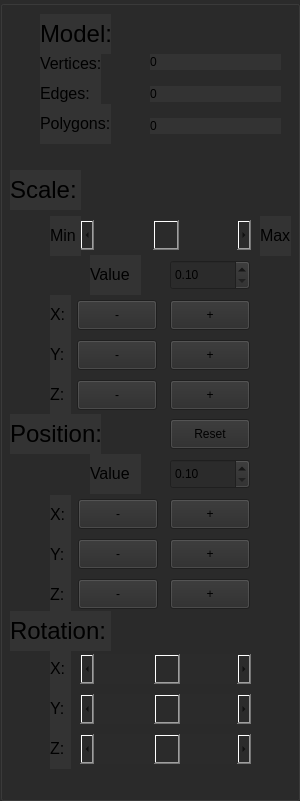
  <widget class="QGroupBox" name="Base">
   <property name="geometry">
    <rect>
     <x>1060</x>
     <y>0</y>
     <width>300</width>
     <height>801</height>
    </rect>
   </property>
   <property name="minimumSize">
    <size>
     <width>300</width>
     <height>801</height>
    </size>
   </property>
   <property name="maximumSize">
    <size>
     <width>300</width>
     <height>801</height>
    </size>
   </property>
   <property name="styleSheet">
    <string notr="true">background-color: rgb(43, 43, 43);</string>
   </property>
   <property name="title">
    <string/>
   </property>
   <widget class="QPushButton" name="pushButton_mv_z_minus">
    <property name="geometry">
     <rect>
      <x>78</x>
      <y>579</y>
      <width>80</width>
      <height>30</height>
     </rect>
    </property>
    <property name="minimumSize">
     <size>
      <width>80</width>
      <height>30</height>
     </size>
    </property>
    <property name="maximumSize">
     <size>
      <width>80</width>
      <height>30</height>
     </size>
    </property>
    <property name="text">
     <string>-</string>
    </property>
   </widget>
   <widget class="QPushButton" name="pushButton_mv_y_plus">
    <property name="geometry">
     <rect>
      <x>170</x>
      <y>539</y>
      <width>80</width>
      <height>30</height>
     </rect>
    </property>
    <property name="minimumSize">
     <size>
      <width>80</width>
      <height>30</height>
     </size>
    </property>
    <property name="maximumSize">
     <size>
      <width>80</width>
      <height>30</height>
     </size>
    </property>
    <property name="text">
     <string>+</string>
    </property>
   </widget>
   <widget class="QPushButton" name="pushButton_mv_x_minus">
    <property name="geometry">
     <rect>
      <x>78</x>
      <y>499</y>
      <width>80</width>
      <height>30</height>
     </rect>
    </property>
    <property name="minimumSize">
     <size>
      <width>80</width>
      <height>30</height>
     </size>
    </property>
    <property name="maximumSize">
     <size>
      <width>80</width>
      <height>30</height>
     </size>
    </property>
    <property name="text">
     <string>-</string>
    </property>
   </widget>
   <widget class="QPushButton" name="pushButton_mv_z_plus">
    <property name="geometry">
     <rect>
      <x>170</x>
      <y>579</y>
      <width>80</width>
      <height>30</height>
     </rect>
    </property>
    <property name="minimumSize">
     <size>
      <width>80</width>
      <height>30</height>
     </size>
    </property>
    <property name="maximumSize">
     <size>
      <width>80</width>
      <height>30</height>
     </size>
    </property>
    <property name="text">
     <string>+</string>
    </property>
   </widget>
   <widget class="QPushButton" name="pushButton_mv_y_minus">
    <property name="geometry">
     <rect>
      <x>78</x>
      <y>539</y>
      <width>80</width>
      <height>30</height>
     </rect>
    </property>
    <property name="minimumSize">
     <size>
      <width>80</width>
      <height>30</height>
     </size>
    </property>
    <property name="maximumSize">
     <size>
      <width>80</width>
      <height>30</height>
     </size>
    </property>
    <property name="text">
     <string>-</string>
    </property>
   </widget>
   <widget class="QDoubleSpinBox" name="doubleSpinBox_mv_value">
    <property name="geometry">
     <rect>
      <x>170</x>
      <y>459</y>
      <width>80</width>
      <height>30</height>
     </rect>
    </property>
    <property name="minimumSize">
     <size>
      <width>80</width>
      <height>30</height>
     </size>
    </property>
    <property name="maximumSize">
     <size>
      <width>80</width>
      <height>30</height>
     </size>
    </property>
    <property name="minimum">
     <double>0.100000000000000</double>
    </property>
    <property name="maximum">
     <double>1.000000000000000</double>
    </property>
    <property name="singleStep">
     <double>0.100000000000000</double>
    </property>
    <property name="value">
     <double>0.100000000000000</double>
    </property>
   </widget>
   <widget class="QPushButton" name="pushButton_mv_x_plus">
    <property name="geometry">
     <rect>
      <x>170</x>
      <y>499</y>
      <width>80</width>
      <height>30</height>
     </rect>
    </property>
    <property name="minimumSize">
     <size>
      <width>80</width>
      <height>30</height>
     </size>
    </property>
    <property name="maximumSize">
     <size>
      <width>80</width>
      <height>30</height>
     </size>
    </property>
    <property name="text">
     <string>+</string>
    </property>
   </widget>
   <widget class="QScrollBar" name="horizontalScrollBar_rot_z">
    <property name="geometry">
     <rect>
      <x>80</x>
      <y>734</y>
      <width>171</width>
      <height>30</height>
     </rect>
    </property>
    <property name="minimumSize">
     <size>
      <width>171</width>
      <height>30</height>
     </size>
    </property>
    <property name="maximumSize">
     <size>
      <width>171</width>
      <height>30</height>
     </size>
    </property>
    <property name="minimum">
     <number>-36</number>
    </property>
    <property name="maximum">
     <number>36</number>
    </property>
    <property name="pageStep">
     <number>1</number>
    </property>
    <property name="value">
     <number>1</number>
    </property>
    <property name="orientation">
     <enum>Qt::Horizontal</enum>
    </property>
   </widget>
   <widget class="QScrollBar" name="horizontalScrollBar_rot_y">
    <property name="geometry">
     <rect>
      <x>80</x>
      <y>694</y>
      <width>171</width>
      <height>30</height>
     </rect>
    </property>
    <property name="minimumSize">
     <size>
      <width>171</width>
      <height>30</height>
     </size>
    </property>
    <property name="maximumSize">
     <size>
      <width>171</width>
      <height>30</height>
     </size>
    </property>
    <property name="minimum">
     <number>-36</number>
    </property>
    <property name="maximum">
     <number>36</number>
    </property>
    <property name="pageStep">
     <number>1</number>
    </property>
    <property name="value">
     <number>1</number>
    </property>
    <property name="orientation">
     <enum>Qt::Horizontal</enum>
    </property>
   </widget>
   <widget class="QScrollBar" name="horizontalScrollBar_rot_x">
    <property name="geometry">
     <rect>
      <x>80</x>
      <y>654</y>
      <width>171</width>
      <height>30</height>
     </rect>
    </property>
    <property name="minimumSize">
     <size>
      <width>171</width>
      <height>30</height>
     </size>
    </property>
    <property name="maximumSize">
     <size>
      <width>171</width>
      <height>30</height>
     </size>
    </property>
    <property name="minimum">
     <number>-36</number>
    </property>
    <property name="maximum">
     <number>36</number>
    </property>
    <property name="pageStep">
     <number>1</number>
    </property>
    <property name="value">
     <number>1</number>
    </property>
    <property name="orientation">
     <enum>Qt::Horizontal</enum>
    </property>
   </widget>
   <widget class="QLabel" name="label_36">
    <property name="enabled">
     <bool>true</bool>
    </property>
    <property name="geometry">
     <rect>
      <x>10</x>
      <y>611</y>
      <width>101</width>
      <height>40</height>
     </rect>
    </property>
    <property name="minimumSize">
     <size>
      <width>0</width>
      <height>40</height>
     </size>
    </property>
    <property name="maximumSize">
     <size>
      <width>16777215</width>
      <height>40</height>
     </size>
    </property>
    <property name="font">
     <font>
      <family>Arial</family>
      <pointsize>18</pointsize>
      <italic>false</italic>
      <bold>false</bold>
     </font>
    </property>
    <property name="styleSheet">
     <string notr="true">background-color: rgb(51, 51, 51);</string>
    </property>
    <property name="text">
     <string>&lt;html&gt;&lt;head/&gt;&lt;body&gt;&lt;p&gt;Rotation:&lt;/p&gt;&lt;/body&gt;&lt;/html&gt;</string>
    </property>
   </widget>
   <widget class="QLabel" name="label_37">
    <property name="geometry">
     <rect>
      <x>10</x>
      <y>414</y>
      <width>91</width>
      <height>40</height>
     </rect>
    </property>
    <property name="minimumSize">
     <size>
      <width>0</width>
      <height>40</height>
     </size>
    </property>
    <property name="maximumSize">
     <size>
      <width>16777215</width>
      <height>40</height>
     </size>
    </property>
    <property name="font">
     <font>
      <family>Arial</family>
      <pointsize>18</pointsize>
      <italic>false</italic>
      <bold>false</bold>
     </font>
    </property>
    <property name="styleSheet">
     <string notr="true">background-color: rgb(51, 51, 51);</string>
    </property>
    <property name="text">
     <string>&lt;html&gt;&lt;head/&gt;&lt;body&gt;&lt;p&gt;Position:&lt;/p&gt;&lt;/body&gt;&lt;/html&gt;</string>
    </property>
   </widget>
   <widget class="QDoubleSpinBox" name="doubleSpinBox_sc_value">
    <property name="geometry">
     <rect>
      <x>170</x>
      <y>260</y>
      <width>80</width>
      <height>30</height>
     </rect>
    </property>
    <property name="minimumSize">
     <size>
      <width>80</width>
      <height>30</height>
     </size>
    </property>
    <property name="maximumSize">
     <size>
      <width>80</width>
      <height>30</height>
     </size>
    </property>
    <property name="minimum">
     <double>0.100000000000000</double>
    </property>
    <property name="maximum">
     <double>0.900000000000000</double>
    </property>
    <property name="singleStep">
     <double>0.100000000000000</double>
    </property>
   </widget>
   <widget class="QScrollBar" name="horizontalScrollBar">
    <property name="geometry">
     <rect>
      <x>80</x>
      <y>220</y>
      <width>171</width>
      <height>30</height>
     </rect>
    </property>
    <property name="minimumSize">
     <size>
      <width>171</width>
      <height>30</height>
     </size>
    </property>
    <property name="maximumSize">
     <size>
      <width>171</width>
      <height>30</height>
     </size>
    </property>
    <property name="styleSheet">
     <string notr="true"/>
    </property>
    <property name="minimum">
     <number>-500</number>
    </property>
    <property name="maximum">
     <number>500</number>
    </property>
    <property name="pageStep">
     <number>1</number>
    </property>
    <property name="value">
     <number>1</number>
    </property>
    <property name="orientation">
     <enum>Qt::Horizontal</enum>
    </property>
   </widget>
   <widget class="QLabel" name="label_45">
    <property name="geometry">
     <rect>
      <x>90</x>
      <y>255</y>
      <width>51</width>
      <height>40</height>
     </rect>
    </property>
    <property name="minimumSize">
     <size>
      <width>0</width>
      <height>40</height>
     </size>
    </property>
    <property name="maximumSize">
     <size>
      <width>16777215</width>
      <height>40</height>
     </size>
    </property>
    <property name="font">
     <font>
      <family>Arial</family>
      <pointsize>18</pointsize>
      <italic>false</italic>
      <bold>false</bold>
     </font>
    </property>
    <property name="styleSheet">
     <string notr="true">background-color: rgb(51, 51, 51);</string>
    </property>
    <property name="text">
     <string>&lt;html&gt;&lt;head/&gt;&lt;body&gt;&lt;p&gt;&lt;span style=&quot; font-size:12pt;&quot;&gt;Value&lt;/span&gt;&lt;/p&gt;&lt;/body&gt;&lt;/html&gt;</string>
    </property>
   </widget>
   <widget class="QLabel" name="label_46">
    <property name="geometry">
     <rect>
      <x>90</x>
      <y>454</y>
      <width>51</width>
      <height>40</height>
     </rect>
    </property>
    <property name="minimumSize">
     <size>
      <width>0</width>
      <height>40</height>
     </size>
    </property>
    <property name="maximumSize">
     <size>
      <width>16777215</width>
      <height>40</height>
     </size>
    </property>
    <property name="font">
     <font>
      <family>Arial</family>
      <pointsize>18</pointsize>
      <italic>false</italic>
      <bold>false</bold>
     </font>
    </property>
    <property name="styleSheet">
     <string notr="true">background-color: rgb(51, 51, 51);</string>
    </property>
    <property name="text">
     <string>&lt;html&gt;&lt;head/&gt;&lt;body&gt;&lt;p&gt;&lt;span style=&quot; font-size:12pt;&quot;&gt;Value&lt;/span&gt;&lt;/p&gt;&lt;/body&gt;&lt;/html&gt;</string>
    </property>
   </widget>
   <widget class="QLabel" name="label_47">
    <property name="geometry">
     <rect>
      <x>50</x>
      <y>216</y>
      <width>31</width>
      <height>40</height>
     </rect>
    </property>
    <property name="minimumSize">
     <size>
      <width>30</width>
      <height>30</height>
     </size>
    </property>
    <property name="maximumSize">
     <size>
      <width>16777215</width>
      <height>40</height>
     </size>
    </property>
    <property name="font">
     <font>
      <family>Arial</family>
      <pointsize>18</pointsize>
      <italic>false</italic>
      <bold>false</bold>
     </font>
    </property>
    <property name="styleSheet">
     <string notr="true">background-color: rgb(51, 51, 51);</string>
    </property>
    <property name="text">
     <string>&lt;html&gt;&lt;head/&gt;&lt;body&gt;&lt;p&gt;&lt;span style=&quot; font-size:12pt;&quot;&gt;Min&lt;/span&gt;&lt;/p&gt;&lt;/body&gt;&lt;/html&gt;</string>
    </property>
   </widget>
   <widget class="QLabel" name="label_50">
    <property name="geometry">
     <rect>
      <x>260</x>
      <y>216</y>
      <width>31</width>
      <height>40</height>
     </rect>
    </property>
    <property name="minimumSize">
     <size>
      <width>30</width>
      <height>30</height>
     </size>
    </property>
    <property name="maximumSize">
     <size>
      <width>16777215</width>
      <height>40</height>
     </size>
    </property>
    <property name="font">
     <font>
      <family>Arial</family>
      <pointsize>18</pointsize>
      <italic>false</italic>
      <bold>false</bold>
     </font>
    </property>
    <property name="styleSheet">
     <string notr="true">background-color: rgb(51, 51, 51);</string>
    </property>
    <property name="text">
     <string>&lt;html&gt;&lt;head/&gt;&lt;body&gt;&lt;p&gt;&lt;span style=&quot; font-size:12pt;&quot;&gt;Max&lt;/span&gt;&lt;/p&gt;&lt;/body&gt;&lt;/html&gt;</string>
    </property>
   </widget>
   <widget class="QPushButton" name="pushButton_reset">
    <property name="geometry">
     <rect>
      <x>170</x>
      <y>419</y>
      <width>80</width>
      <height>30</height>
     </rect>
    </property>
    <property name="minimumSize">
     <size>
      <width>80</width>
      <height>30</height>
     </size>
    </property>
    <property name="maximumSize">
     <size>
      <width>80</width>
      <height>30</height>
     </size>
    </property>
    <property name="styleSheet">
     <string notr="true"/>
    </property>
    <property name="text">
     <string>Reset</string>
    </property>
   </widget>
   <widget class="QPushButton" name="pushButton_sc_z_plus">
    <property name="geometry">
     <rect>
      <x>170</x>
      <y>380</y>
      <width>80</width>
      <height>30</height>
     </rect>
    </property>
    <property name="minimumSize">
     <size>
      <width>80</width>
      <height>30</height>
     </size>
    </property>
    <property name="maximumSize">
     <size>
      <width>80</width>
      <height>30</height>
     </size>
    </property>
    <property name="text">
     <string>+</string>
    </property>
   </widget>
   <widget class="QPushButton" name="pushButton_sc_x_minus">
    <property name="geometry">
     <rect>
      <x>77</x>
      <y>300</y>
      <width>80</width>
      <height>30</height>
     </rect>
    </property>
    <property name="minimumSize">
     <size>
      <width>80</width>
      <height>30</height>
     </size>
    </property>
    <property name="maximumSize">
     <size>
      <width>80</width>
      <height>30</height>
     </size>
    </property>
    <property name="text">
     <string>-</string>
    </property>
   </widget>
   <widget class="QPushButton" name="pushButton_sc_y_minus">
    <property name="geometry">
     <rect>
      <x>77</x>
      <y>340</y>
      <width>80</width>
      <height>30</height>
     </rect>
    </property>
    <property name="minimumSize">
     <size>
      <width>80</width>
      <height>30</height>
     </size>
    </property>
    <property name="maximumSize">
     <size>
      <width>80</width>
      <height>30</height>
     </size>
    </property>
    <property name="text">
     <string>-</string>
    </property>
   </widget>
   <widget class="QPushButton" name="pushButton_sc_z_minus">
    <property name="geometry">
     <rect>
      <x>77</x>
      <y>380</y>
      <width>80</width>
      <height>30</height>
     </rect>
    </property>
    <property name="minimumSize">
     <size>
      <width>80</width>
      <height>30</height>
     </size>
    </property>
    <property name="maximumSize">
     <size>
      <width>80</width>
      <height>30</height>
     </size>
    </property>
    <property name="text">
     <string>-</string>
    </property>
   </widget>
   <widget class="QPushButton" name="pushButton_sc_x_plus">
    <property name="geometry">
     <rect>
      <x>170</x>
      <y>300</y>
      <width>80</width>
      <height>30</height>
     </rect>
    </property>
    <property name="minimumSize">
     <size>
      <width>80</width>
      <height>30</height>
     </size>
    </property>
    <property name="maximumSize">
     <size>
      <width>80</width>
      <height>30</height>
     </size>
    </property>
    <property name="text">
     <string>+</string>
    </property>
   </widget>
   <widget class="QPushButton" name="pushButton_sc_y_plus">
    <property name="geometry">
     <rect>
      <x>170</x>
      <y>340</y>
      <width>80</width>
      <height>30</height>
     </rect>
    </property>
    <property name="minimumSize">
     <size>
      <width>80</width>
      <height>30</height>
     </size>
    </property>
    <property name="maximumSize">
     <size>
      <width>80</width>
      <height>30</height>
     </size>
    </property>
    <property name="text">
     <string>+</string>
    </property>
   </widget>
   <widget class="QLabel" name="label_info_e">
    <property name="geometry">
     <rect>
      <x>150</x>
      <y>86</y>
      <width>131</width>
      <height>16</height>
     </rect>
    </property>
    <property name="styleSheet">
     <string notr="true">background-color: rgb(51, 51, 51);</string>
    </property>
    <property name="text">
     <string>0</string>
    </property>
   </widget>
   <widget class="QLabel" name="label_info_v">
    <property name="geometry">
     <rect>
      <x>150</x>
      <y>54</y>
      <width>131</width>
      <height>16</height>
     </rect>
    </property>
    <property name="styleSheet">
     <string notr="true">background-color: rgb(51, 51, 51);</string>
    </property>
    <property name="text">
     <string>0</string>
    </property>
   </widget>
   <widget class="QLabel" name="label_info_p">
    <property name="geometry">
     <rect>
      <x>150</x>
      <y>118</y>
      <width>131</width>
      <height>16</height>
     </rect>
    </property>
    <property name="styleSheet">
     <string notr="true">background-color: rgb(51, 51, 51);</string>
    </property>
    <property name="text">
     <string>0</string>
    </property>
   </widget>
   <widget class="QLabel" name="label_51">
    <property name="geometry">
     <rect>
      <x>40</x>
      <y>44</y>
      <width>61</width>
      <height>40</height>
     </rect>
    </property>
    <property name="minimumSize">
     <size>
      <width>0</width>
      <height>40</height>
     </size>
    </property>
    <property name="maximumSize">
     <size>
      <width>16777215</width>
      <height>40</height>
     </size>
    </property>
    <property name="font">
     <font>
      <family>Arial</family>
      <pointsize>18</pointsize>
      <italic>false</italic>
      <bold>false</bold>
     </font>
    </property>
    <property name="styleSheet">
     <string notr="true">background-color: rgb(51, 51, 51);</string>
    </property>
    <property name="text">
     <string>&lt;html&gt;&lt;head/&gt;&lt;body&gt;&lt;p&gt;&lt;span style=&quot; font-size:12pt;&quot;&gt;Vertices:&lt;/span&gt;&lt;/p&gt;&lt;/body&gt;&lt;/html&gt;</string>
    </property>
   </widget>
   <widget class="QLabel" name="label_52">
    <property name="geometry">
     <rect>
      <x>40</x>
      <y>74</y>
      <width>61</width>
      <height>40</height>
     </rect>
    </property>
    <property name="minimumSize">
     <size>
      <width>0</width>
      <height>40</height>
     </size>
    </property>
    <property name="maximumSize">
     <size>
      <width>16777215</width>
      <height>40</height>
     </size>
    </property>
    <property name="font">
     <font>
      <family>Arial</family>
      <pointsize>18</pointsize>
      <italic>false</italic>
      <bold>false</bold>
     </font>
    </property>
    <property name="styleSheet">
     <string notr="true">background-color: rgb(51, 51, 51);</string>
    </property>
    <property name="text">
     <string>&lt;html&gt;&lt;head/&gt;&lt;body&gt;&lt;p&gt;&lt;span style=&quot; font-size:12pt;&quot;&gt;Edges:&lt;/span&gt;&lt;/p&gt;&lt;/body&gt;&lt;/html&gt;</string>
    </property>
   </widget>
   <widget class="QLabel" name="label_53">
    <property name="geometry">
     <rect>
      <x>40</x>
      <y>104</y>
      <width>71</width>
      <height>40</height>
     </rect>
    </property>
    <property name="minimumSize">
     <size>
      <width>0</width>
      <height>40</height>
     </size>
    </property>
    <property name="maximumSize">
     <size>
      <width>16777215</width>
      <height>40</height>
     </size>
    </property>
    <property name="font">
     <font>
      <family>Arial</family>
      <pointsize>18</pointsize>
      <italic>false</italic>
      <bold>false</bold>
     </font>
    </property>
    <property name="styleSheet">
     <string notr="true">background-color: rgb(51, 51, 51);</string>
    </property>
    <property name="text">
     <string>&lt;html&gt;&lt;head/&gt;&lt;body&gt;&lt;p&gt;&lt;span style=&quot; font-size:12pt;&quot;&gt;Polygons:&lt;/span&gt;&lt;/p&gt;&lt;/body&gt;&lt;/html&gt;</string>
    </property>
   </widget>
   <widget class="QLabel" name="label_54">
    <property name="geometry">
     <rect>
      <x>40</x>
      <y>14</y>
      <width>71</width>
      <height>40</height>
     </rect>
    </property>
    <property name="minimumSize">
     <size>
      <width>0</width>
      <height>40</height>
     </size>
    </property>
    <property name="maximumSize">
     <size>
      <width>16777215</width>
      <height>40</height>
     </size>
    </property>
    <property name="font">
     <font>
      <family>Arial</family>
      <pointsize>18</pointsize>
      <italic>false</italic>
      <bold>false</bold>
     </font>
    </property>
    <property name="styleSheet">
     <string notr="true">background-color: rgb(51, 51, 51);</string>
    </property>
    <property name="text">
     <string>&lt;html&gt;&lt;head/&gt;&lt;body&gt;&lt;p&gt;Model:&lt;/p&gt;&lt;/body&gt;&lt;/html&gt;</string>
    </property>
   </widget>
   <widget class="QLabel" name="label_55">
    <property name="geometry">
     <rect>
      <x>10</x>
      <y>170</y>
      <width>71</width>
      <height>40</height>
     </rect>
    </property>
    <property name="minimumSize">
     <size>
      <width>0</width>
      <height>40</height>
     </size>
    </property>
    <property name="maximumSize">
     <size>
      <width>16777215</width>
      <height>40</height>
     </size>
    </property>
    <property name="font">
     <font>
      <family>Arial</family>
      <pointsize>18</pointsize>
      <italic>false</italic>
      <bold>false</bold>
     </font>
    </property>
    <property name="styleSheet">
     <string notr="true">background-color: rgb(51, 51, 51);</string>
    </property>
    <property name="text">
     <string>&lt;html&gt;&lt;head/&gt;&lt;body&gt;&lt;p&gt;Scale:&lt;/p&gt;&lt;/body&gt;&lt;/html&gt;</string>
    </property>
   </widget>
   <widget class="QLabel" name="label_60">
    <property name="geometry">
     <rect>
      <x>50</x>
      <y>295</y>
      <width>21</width>
      <height>40</height>
     </rect>
    </property>
    <property name="minimumSize">
     <size>
      <width>0</width>
      <height>40</height>
     </size>
    </property>
    <property name="maximumSize">
     <size>
      <width>16777215</width>
      <height>40</height>
     </size>
    </property>
    <property name="font">
     <font>
      <family>Arial</family>
      <pointsize>18</pointsize>
      <italic>false</italic>
      <bold>false</bold>
     </font>
    </property>
    <property name="styleSheet">
     <string notr="true">background-color: rgb(51, 51, 51);</string>
    </property>
    <property name="text">
     <string>&lt;html&gt;&lt;head/&gt;&lt;body&gt;&lt;p&gt;&lt;span style=&quot; font-size:12pt;&quot;&gt;X:&lt;/span&gt;&lt;/p&gt;&lt;/body&gt;&lt;/html&gt;</string>
    </property>
   </widget>
   <widget class="QLabel" name="label_61">
    <property name="geometry">
     <rect>
      <x>50</x>
      <y>335</y>
      <width>21</width>
      <height>40</height>
     </rect>
    </property>
    <property name="minimumSize">
     <size>
      <width>0</width>
      <height>40</height>
     </size>
    </property>
    <property name="maximumSize">
     <size>
      <width>16777215</width>
      <height>40</height>
     </size>
    </property>
    <property name="font">
     <font>
      <family>Arial</family>
      <pointsize>18</pointsize>
      <italic>false</italic>
      <bold>false</bold>
     </font>
    </property>
    <property name="styleSheet">
     <string notr="true">background-color: rgb(51, 51, 51);</string>
    </property>
    <property name="text">
     <string>&lt;html&gt;&lt;head/&gt;&lt;body&gt;&lt;p&gt;&lt;span style=&quot; font-size:12pt;&quot;&gt;Y:&lt;/span&gt;&lt;/p&gt;&lt;/body&gt;&lt;/html&gt;</string>
    </property>
   </widget>
   <widget class="QLabel" name="label_62">
    <property name="geometry">
     <rect>
      <x>50</x>
      <y>375</y>
      <width>21</width>
      <height>40</height>
     </rect>
    </property>
    <property name="minimumSize">
     <size>
      <width>0</width>
      <height>40</height>
     </size>
    </property>
    <property name="maximumSize">
     <size>
      <width>16777215</width>
      <height>40</height>
     </size>
    </property>
    <property name="font">
     <font>
      <family>Arial</family>
      <pointsize>18</pointsize>
      <italic>false</italic>
      <bold>false</bold>
     </font>
    </property>
    <property name="styleSheet">
     <string notr="true">background-color: rgb(51, 51, 51);</string>
    </property>
    <property name="text">
     <string>&lt;html&gt;&lt;head/&gt;&lt;body&gt;&lt;p&gt;&lt;span style=&quot; font-size:12pt;&quot;&gt;Z:&lt;/span&gt;&lt;/p&gt;&lt;/body&gt;&lt;/html&gt;</string>
    </property>
   </widget>
   <widget class="QLabel" name="label_63">
    <property name="geometry">
     <rect>
      <x>50</x>
      <y>575</y>
      <width>21</width>
      <height>40</height>
     </rect>
    </property>
    <property name="minimumSize">
     <size>
      <width>0</width>
      <height>40</height>
     </size>
    </property>
    <property name="maximumSize">
     <size>
      <width>16777215</width>
      <height>40</height>
     </size>
    </property>
    <property name="font">
     <font>
      <family>Arial</family>
      <pointsize>18</pointsize>
      <italic>false</italic>
      <bold>false</bold>
     </font>
    </property>
    <property name="styleSheet">
     <string notr="true">background-color: rgb(51, 51, 51);</string>
    </property>
    <property name="text">
     <string>&lt;html&gt;&lt;head/&gt;&lt;body&gt;&lt;p&gt;&lt;span style=&quot; font-size:12pt;&quot;&gt;Z:&lt;/span&gt;&lt;/p&gt;&lt;/body&gt;&lt;/html&gt;</string>
    </property>
   </widget>
   <widget class="QLabel" name="label_64">
    <property name="geometry">
     <rect>
      <x>50</x>
      <y>535</y>
      <width>21</width>
      <height>40</height>
     </rect>
    </property>
    <property name="minimumSize">
     <size>
      <width>0</width>
      <height>40</height>
     </size>
    </property>
    <property name="maximumSize">
     <size>
      <width>16777215</width>
      <height>40</height>
     </size>
    </property>
    <property name="font">
     <font>
      <family>Arial</family>
      <pointsize>18</pointsize>
      <italic>false</italic>
      <bold>false</bold>
     </font>
    </property>
    <property name="styleSheet">
     <string notr="true">background-color: rgb(51, 51, 51);</string>
    </property>
    <property name="text">
     <string>&lt;html&gt;&lt;head/&gt;&lt;body&gt;&lt;p&gt;&lt;span style=&quot; font-size:12pt;&quot;&gt;Y:&lt;/span&gt;&lt;/p&gt;&lt;/body&gt;&lt;/html&gt;</string>
    </property>
   </widget>
   <widget class="QLabel" name="label_65">
    <property name="geometry">
     <rect>
      <x>50</x>
      <y>495</y>
      <width>21</width>
      <height>40</height>
     </rect>
    </property>
    <property name="minimumSize">
     <size>
      <width>0</width>
      <height>40</height>
     </size>
    </property>
    <property name="maximumSize">
     <size>
      <width>16777215</width>
      <height>40</height>
     </size>
    </property>
    <property name="font">
     <font>
      <family>Arial</family>
      <pointsize>18</pointsize>
      <italic>false</italic>
      <bold>false</bold>
     </font>
    </property>
    <property name="styleSheet">
     <string notr="true">background-color: rgb(51, 51, 51);</string>
    </property>
    <property name="text">
     <string>&lt;html&gt;&lt;head/&gt;&lt;body&gt;&lt;p&gt;&lt;span style=&quot; font-size:12pt;&quot;&gt;X:&lt;/span&gt;&lt;/p&gt;&lt;/body&gt;&lt;/html&gt;</string>
    </property>
   </widget>
   <widget class="QLabel" name="label_66">
    <property name="geometry">
     <rect>
      <x>50</x>
      <y>729</y>
      <width>21</width>
      <height>40</height>
     </rect>
    </property>
    <property name="minimumSize">
     <size>
      <width>0</width>
      <height>40</height>
     </size>
    </property>
    <property name="maximumSize">
     <size>
      <width>16777215</width>
      <height>40</height>
     </size>
    </property>
    <property name="font">
     <font>
      <family>Arial</family>
      <pointsize>18</pointsize>
      <italic>false</italic>
      <bold>false</bold>
     </font>
    </property>
    <property name="styleSheet">
     <string notr="true">background-color: rgb(51, 51, 51);</string>
    </property>
    <property name="text">
     <string>&lt;html&gt;&lt;head/&gt;&lt;body&gt;&lt;p&gt;&lt;span style=&quot; font-size:12pt;&quot;&gt;Z:&lt;/span&gt;&lt;/p&gt;&lt;/body&gt;&lt;/html&gt;</string>
    </property>
   </widget>
   <widget class="QLabel" name="label_67">
    <property name="geometry">
     <rect>
      <x>50</x>
      <y>649</y>
      <width>21</width>
      <height>40</height>
     </rect>
    </property>
    <property name="minimumSize">
     <size>
      <width>0</width>
      <height>40</height>
     </size>
    </property>
    <property name="maximumSize">
     <size>
      <width>16777215</width>
      <height>40</height>
     </size>
    </property>
    <property name="font">
     <font>
      <family>Arial</family>
      <pointsize>18</pointsize>
      <italic>false</italic>
      <bold>false</bold>
     </font>
    </property>
    <property name="styleSheet">
     <string notr="true">background-color: rgb(51, 51, 51);</string>
    </property>
    <property name="text">
     <string>&lt;html&gt;&lt;head/&gt;&lt;body&gt;&lt;p&gt;&lt;span style=&quot; font-size:12pt;&quot;&gt;X:&lt;/span&gt;&lt;/p&gt;&lt;/body&gt;&lt;/html&gt;</string>
    </property>
   </widget>
   <widget class="QLabel" name="label_68">
    <property name="geometry">
     <rect>
      <x>50</x>
      <y>689</y>
      <width>21</width>
      <height>40</height>
     </rect>
    </property>
    <property name="minimumSize">
     <size>
      <width>0</width>
      <height>40</height>
     </size>
    </property>
    <property name="maximumSize">
     <size>
      <width>16777215</width>
      <height>40</height>
     </size>
    </property>
    <property name="font">
     <font>
      <family>Arial</family>
      <pointsize>18</pointsize>
      <italic>false</italic>
      <bold>false</bold>
     </font>
    </property>
    <property name="styleSheet">
     <string notr="true">background-color: rgb(51, 51, 51);</string>
    </property>
    <property name="text">
     <string>&lt;html&gt;&lt;head/&gt;&lt;body&gt;&lt;p&gt;&lt;span style=&quot; font-size:12pt;&quot;&gt;Y:&lt;/span&gt;&lt;/p&gt;&lt;/body&gt;&lt;/html&gt;</string>
    </property>
   </widget>
  </widget>
